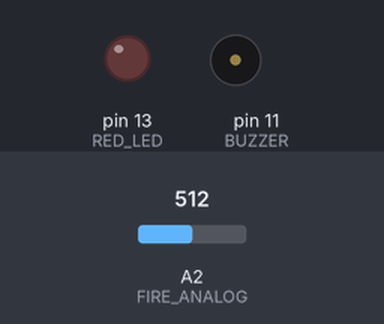
Bench run of a sketch on a simulated Arduino Uno, built with avr-gcc and run on an emulated ATmega328P. Shown: output pins drawn as LEDs (lit = HIGH), buzzer (waves = sounding). Inputs (shaded band) come from the test bench; at power-on: A2 (FIRE_ANALOG) = 512.

Above: at 1.2 s.
1.3 s: A2 (FIRE_ANALOG) set to 109
2.8 s: A2 (FIRE_ANALOG) set to 95
At 3.2 s:
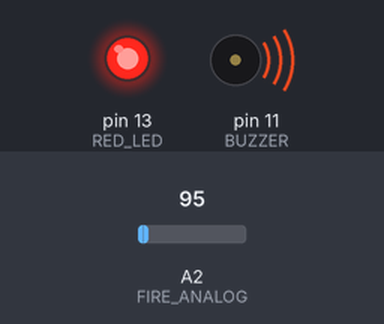
4.3 s: A2 (FIRE_ANALOG) set to 122
At 5.9 s:
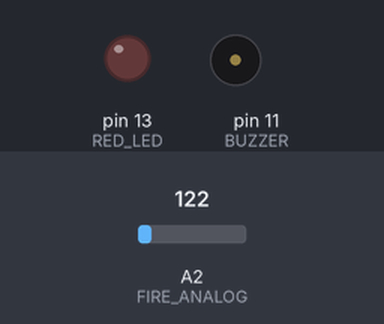
6.3 s: A2 (FIRE_ANALOG) set to 90
At 7.0 s:
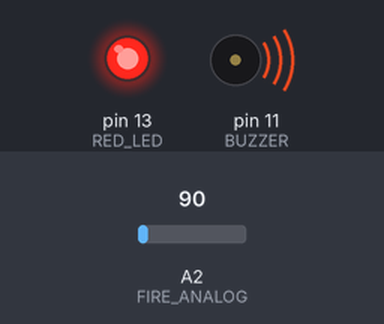
Timing chart, 0 to 8.8 s (numbered marks = the images above; inputs shaded):
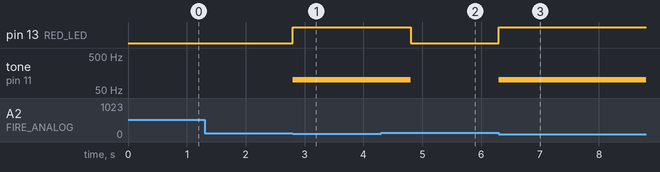

Measured:
- the behaviour switches between 101 and 100 on A2 (FIRE_ANALOG) (found by bisection; images 0 and 1)
- after the input at 1.3 s, every drawn part: stays the same
- after the input at 2.8 s, pin 13 (RED_LED): LOW → HIGH at once; tone on pin 11 (BUZZER): silent → 100 Hz at once
- after the input at 4.3 s, pin 13 (RED_LED): HIGH → LOW after 0.50 s; tone on pin 11 (BUZZER): 100 Hz → silent after 0.50 s
- after the input at 6.3 s, pin 13 (RED_LED): LOW → HIGH at once; tone on pin 11 (BUZZER): silent → 100 Hz at once

The sketch:

Fire-Detection-System.ino
```cpp
#define  RED_LED 13
#define  FIRE_ANALOG A2
#define  BUZZER 11
#define  THRESHOLD 100
int fire_analog_value=0;

void setup() {

  pinMode(RED_LED,OUTPUT);
  pinMode(FIRE_ANALOG,INPUT);
  pinMode(BUZZER,OUTPUT);
}
void loop() {
  fire_analog_value=analogRead(FIRE_ANALOG);
  if (fire_analog_value<=THRESHOLD) {
    digitalWrite(RED_LED,HIGH);
    tone(BUZZER,100);
    delay(1000);
  }
  else{
    digitalWrite(RED_LED,LOW);
    noTone(BUZZER);
  }
}
```
